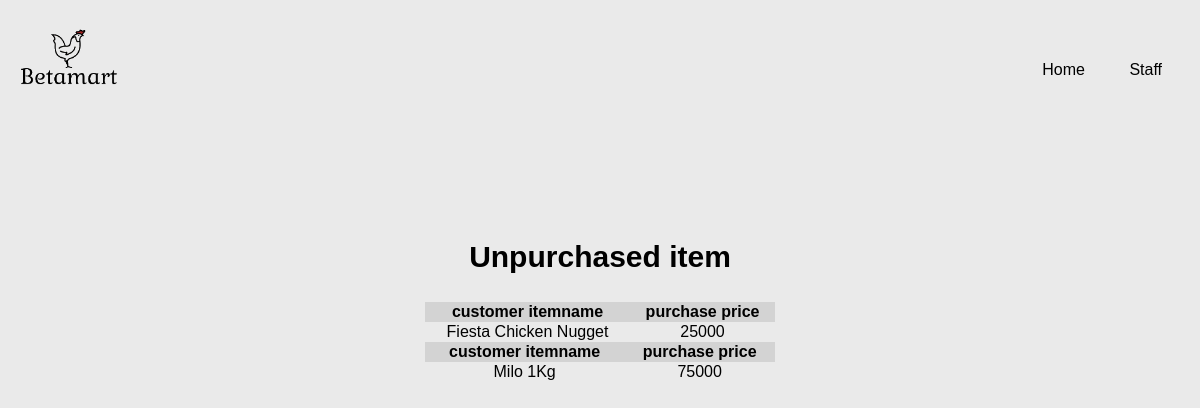
The app's page /staff.inc2.php with its own data.
### tables this page shows
create table item
(
itemid char(5),
itemname varchar(255) not null,
price int not null,
itemtypeid char(5),
constraint pk_itemid primary key(itemid),
constraint fk_itemtype foreign key(itemtypeid) references itemtype(itemtypeid) on delete cascade,
constraint c_itemid check(itemid regexp '^IM[0-9]{3}$')
);

### staff.inc2.php (the view)
<?php
    include 'header.php';
    include 'dbh.inc.php';
?>
<div class="staff-result-1">
<h1>Unpurchased item</h1>
<?php
$sql="CALL show_unpurchased_item";
    if($result=mysqli_query($conn, $sql)){
        while($row=mysqli_fetch_assoc($result)){
            echo "<div class ='item-box-1'>
                <table border='0' width='350px' cellspacing='0'>
                    <thead>
                    <tr bgcolor= 'lightgray'>
                        <th>customer itemname</th>
                        <th>purchase price</th>
                    </tr>
                </thead>
                <tbody>
                    <tr>
                        <td>".$row['itemname']."</td>
                        <td>".$row['price']."</td>
                    </tr>
                </tbody>";
    }
    }else{
        echo "There are no procedure";
    }
?>

### style.css (style rules this page uses)
body { background-color: #eaeaea; font-family: "poppins", sans-serif; }
.item-box-1 { position: absolute; left: 50%; transform: translate(-50%, -50%); padding-bottom: 30px; margin-top: 225px; margin-left: 0px; text-align: center; }
.staff-result-1 h1 { position: absolute; left: 50%; top: 50%; transform: translate(-50%, -50%); text-align: center; font-size: 30px; font-weight: 600; margin-top: 125px; font-family: "poppins", sans-serif; }

### records on screen
item: itemname "Fiesta Chicken Nugget", price "25000"
item: itemname "Milo 1Kg", price "75000"
